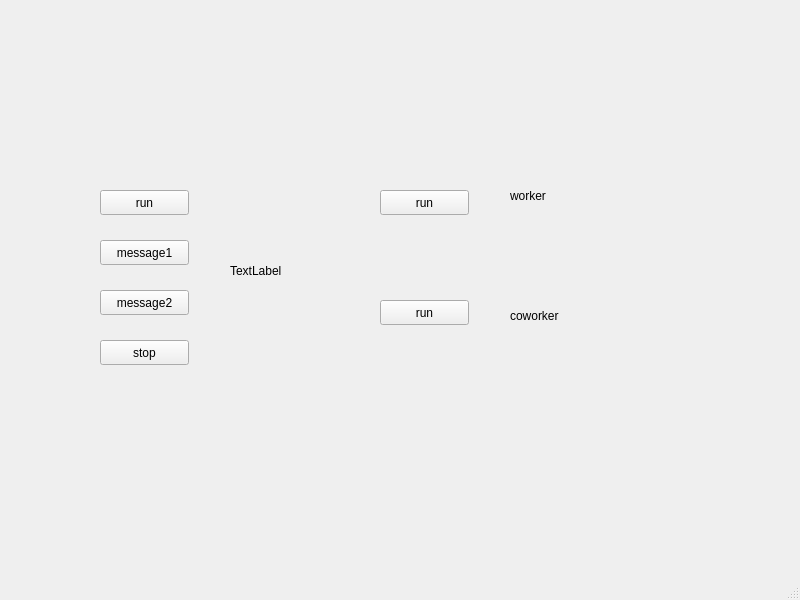
<?xml version="1.0" encoding="UTF-8"?>
<ui version="4.0">
 <class>MainWindow</class>
 <widget class="QMainWindow" name="MainWindow">
  <property name="geometry">
   <rect>
    <x>0</x>
    <y>0</y>
    <width>800</width>
    <height>600</height>
   </rect>
  </property>
  <property name="windowTitle">
   <string>MainWindow</string>
  </property>
  <widget class="QWidget" name="centralwidget">
   <widget class="QPushButton" name="pushButton">
    <property name="geometry">
     <rect>
      <x>100</x>
      <y>190</y>
      <width>89</width>
      <height>25</height>
     </rect>
    </property>
    <property name="text">
     <string>run</string>
    </property>
   </widget>
   <widget class="QPushButton" name="pushButton_2">
    <property name="geometry">
     <rect>
      <x>100</x>
      <y>240</y>
      <width>89</width>
      <height>25</height>
     </rect>
    </property>
    <property name="text">
     <string>message1</string>
    </property>
   </widget>
   <widget class="QPushButton" name="pushButton_3">
    <property name="geometry">
     <rect>
      <x>100</x>
      <y>290</y>
      <width>89</width>
      <height>25</height>
     </rect>
    </property>
    <property name="text">
     <string>message2</string>
    </property>
   </widget>
   <widget class="QLabel" name="label">
    <property name="geometry">
     <rect>
      <x>230</x>
      <y>250</y>
      <width>121</width>
      <height>41</height>
     </rect>
    </property>
    <property name="text">
     <string>TextLabel</string>
    </property>
   </widget>
   <widget class="QPushButton" name="pushButton_4">
    <property name="geometry">
     <rect>
      <x>100</x>
      <y>340</y>
      <width>89</width>
      <height>25</height>
     </rect>
    </property>
    <property name="text">
     <string>stop</string>
    </property>
   </widget>
   <widget class="QLabel" name="label_2">
    <property name="geometry">
     <rect>
      <x>510</x>
      <y>180</y>
      <width>191</width>
      <height>31</height>
     </rect>
    </property>
    <property name="text">
     <string>worker</string>
    </property>
   </widget>
   <widget class="QPushButton" name="pushButton_5">
    <property name="geometry">
     <rect>
      <x>380</x>
      <y>190</y>
      <width>89</width>
      <height>25</height>
     </rect>
    </property>
    <property name="text">
     <string>run</string>
    </property>
   </widget>
   <widget class="QLabel" name="label_3">
    <property name="geometry">
     <rect>
      <x>510</x>
      <y>300</y>
      <width>181</width>
      <height>31</height>
     </rect>
    </property>
    <property name="text">
     <string>coworker</string>
    </property>
   </widget>
   <widget class="QPushButton" name="pushButton_6">
    <property name="geometry">
     <rect>
      <x>380</x>
      <y>300</y>
      <width>89</width>
      <height>25</height>
     </rect>
    </property>
    <property name="text">
     <string>run</string>
    </property>
   </widget>
  </widget>
  <widget class="QMenuBar" name="menubar">
   <property name="geometry">
    <rect>
     <x>0</x>
     <y>0</y>
     <width>800</width>
     <height>22</height>
    </rect>
   </property>
  </widget>
  <widget class="QStatusBar" name="statusbar"/>
 </widget>
 <resources/>
 <connections/>
</ui>
